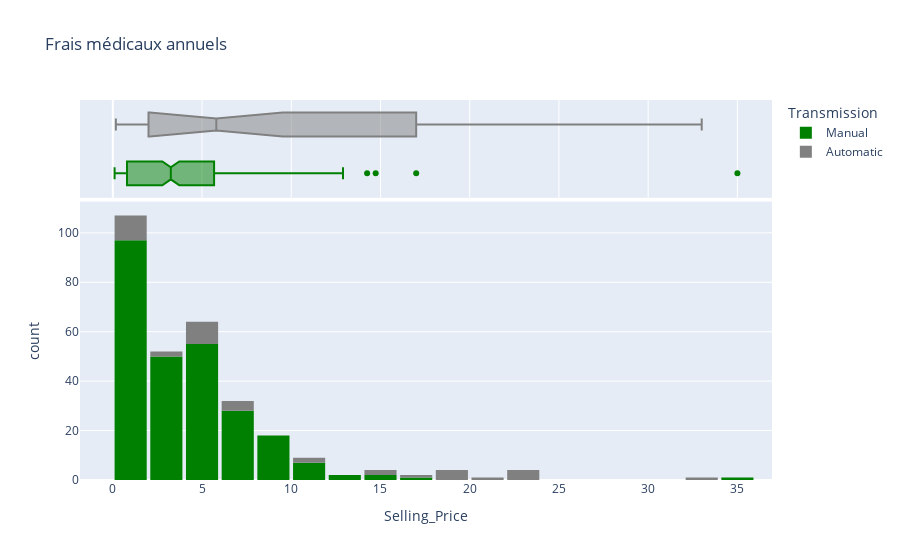

Notebook code for this chart:
### Markdown cell above
### Selling_Price

Visualisons le Selling_Price, incluons également la colonne catégorielle Transmission pour distinguer les prix de vente des voitures manuelles et des voitures automatiques.

### Code cell
fig = px.histogram(data, 
                   x='Selling_Price', 
                   marginal='box', 
                   color='Transmission', 
                   color_discrete_sequence=['green', 'grey'], 
                   title='Frais médicaux annuels')
fig.update_layout(bargap=0.1)
fig.show()

### Figure 1 — Plotly figure (JSON) as saved in the notebook; plotly's stock layout.template omitted (floating-point values rounded to 4 significant figures; data arrays with more than 128 entries replaced by an {"elided": "..."} marker saying what was removed)
{"data": [{"alignmentgroup": "True", "bingroup": "x", "hovertemplate": "Transmission=Manual<br>Selling_Price=%{x}<br>count=%{y}<extra></extra>", "legendgroup": "Manual", "marker": {"color": "green", "pattern": {"shape": ""}}, "name": "Manual", "offsetgroup": "Manual", "orientation": "v", "showlegend": true, "type": "histogram", "x": {"elided": "261 float values"}, "xaxis": "x", "yaxis": "y"}, {"alignmentgroup": "True", "hovertemplate": "Transmission=Manual<br>Selling_Price=%{x}<extra></extra>", "legendgroup": "Manual", "marker": {"color": "green"}, "name": "Manual", "notched": true, "offsetgroup": "Manual", "showlegend": false, "type": "box", "x": {"elided": "261 float values"}, "xaxis": "x2", "yaxis": "y2"}, {"alignmentgroup": "True", "bingroup": "x", "hovertemplate": "Transmission=Automatic<br>Selling_Price=%{x}<br>count=%{y}<extra></extra>", "legendgroup": "Automatic", "marker": {"color": "grey", "pattern": {"shape": ""}}, "name": "Automatic", "offsetgroup": "Automatic", "orientation": "v", "showlegend": true, "type": "histogram", "x": [7.5, 4.4, 5.85, 7.5, 7.75, 14.9, 23, 18, 16, 3.6, 19.99, 18.75, 23.5, 33, 19.75, 1.5, 5.25, 14.5, 23, 2.5, 23, 4, 20.75, 0.48, 0.45, 0.45, 0.4, 0.35, 0.35, 0.25, 0.25, 0.17, 5.15, 4.5, 5.11, 11.45, 5.4, 10.9, 7.4, 5.75], "xaxis": "x", "yaxis": "y"}, {"alignmentgroup": "True", "hovertemplate": "Transmission=Automatic<br>Selling_Price=%{x}<extra></extra>", "legendgroup": "Automatic", "marker": {"color": "grey"}, "name": "Automatic", "notched": true, "offsetgroup": "Automatic", "showlegend": false, "type": "box", "x": [7.5, 4.4, 5.85, 7.5, 7.75, 14.9, 23, 18, 16, 3.6, 19.99, 18.75, 23.5, 33, 19.75, 1.5, 5.25, 14.5, 23, 2.5, 23, 4, 20.75, 0.48, 0.45, 0.45, 0.4, 0.35, 0.35, 0.25, 0.25, 0.17, 5.15, 4.5, 5.11, 11.45, 5.4, 10.9, 7.4, 5.75], "xaxis": "x2", "yaxis": "y2"}], "layout": {"bargap": 0.1, "barmode": "relative", "legend": {"title": {"text": "Transmission"}, "tracegroupgap": 0}, "title": {"text": "Frais médicaux annuels"}, "xaxis": {"anchor": "y", "domain": [0, 1], "title": {"text": "Selling_Price"}}, "xaxis2": {"anchor": "y2", "domain": [0, 1], "matches": "x", "showgrid": true, "showticklabels": false}, "yaxis": {"anchor": "x", "domain": [0, 0.7326], "title": {"text": "count"}}, "yaxis2": {"anchor": "x2", "domain": [0.7426, 1], "matches": "y2", "showgrid": false, "showline": false, "showticklabels": false, "ticks": ""}}}
